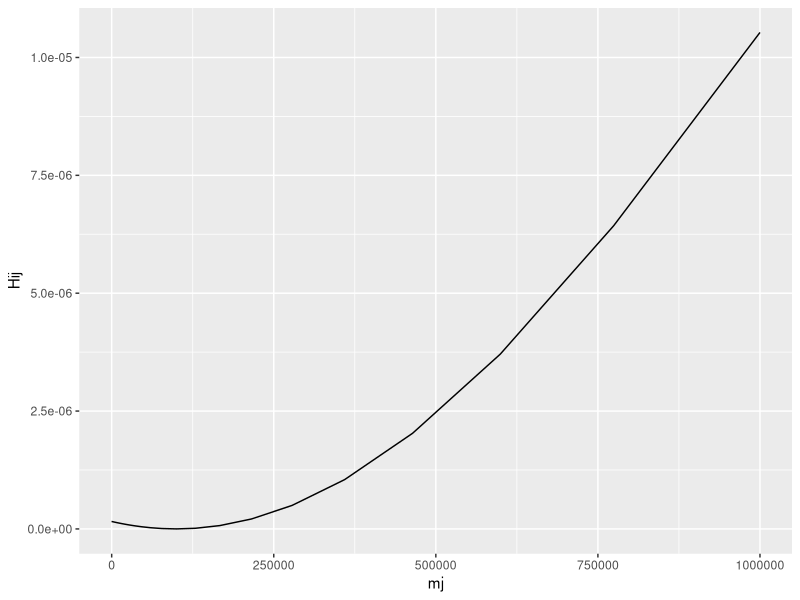
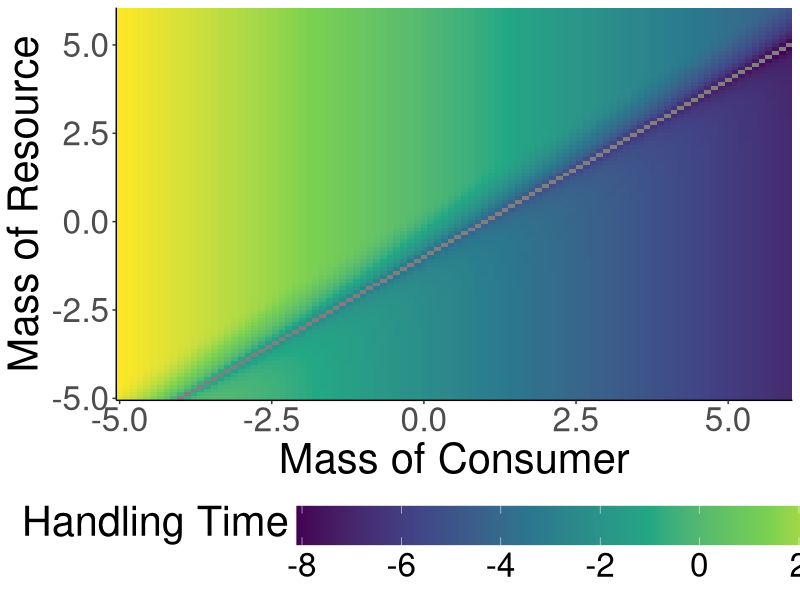
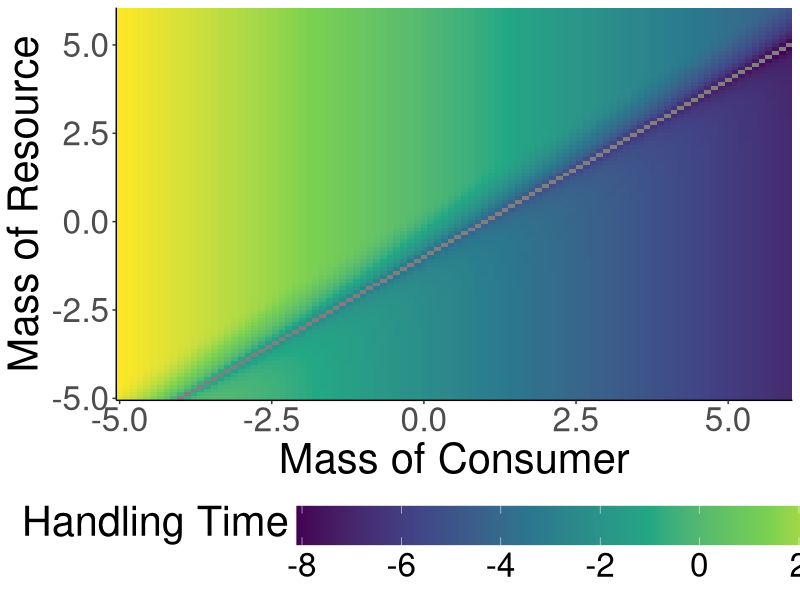

Write the R code that produced these figures, in order.
#######################################
## Plot handling time changes with mass
#######################################

library(tidyverse)

gpath = "/home/ben/Documents/TangledMT/Paper/Figures/"
setwd(gpath)

H0 = 1
B = 0.75
Rp = 0.1
a = 1
c = 1

masses = seq(log10(0.00001), log10(1000000), length.out = 100)
masses = 10^masses
masses = expand.grid(masses, masses) %>%
    rename("mi" = 1, "mj" = 2)

calculateHandling = function(mi, mj) {

    Hij = H0*(mi^(-B))*(1-(a*exp(-(((mj/mi) - Rp)^2)/2*(c)^2)))

    return(Hij)

}

masses = masses %>% mutate(Hij = calculateHandling(mi, mj))

ggplot(filter(masses, mi == max(masses$mi)), aes(mj, Hij)) + geom_line()

ggplot(masses, aes(log10(mi),log10(mj), fill = log10(Hij))) +
    geom_raster() +
    theme_classic() +
    scale_fill_viridis_c() +
    labs(x = "Mass of Consumer", y = "Mass of Resource", fill = "Handling Time") +
    theme(text = element_text(size = 30)) +
    scale_y_continuous(expand = c(0, 0)) +
    scale_x_continuous(expand = c(0, 0)) +
    theme(legend.position = "bottom",
    legend.key.size = unit(1, 'cm'), #change legend key size
    legend.key.height = unit(1, 'cm'), #change legend key height
    legend.key.width = unit(3, 'cm'),
    legend.title = element_text(vjust = 1))

ggsave(filename = "handlingTime.png", width = 10, height = 10)